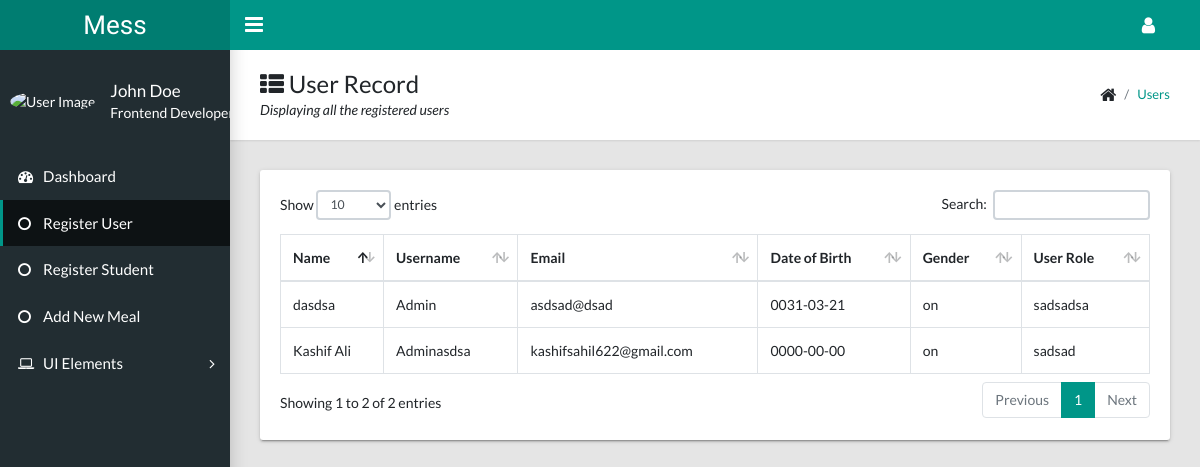
/users.php, run on an earlier commit of the app's database.
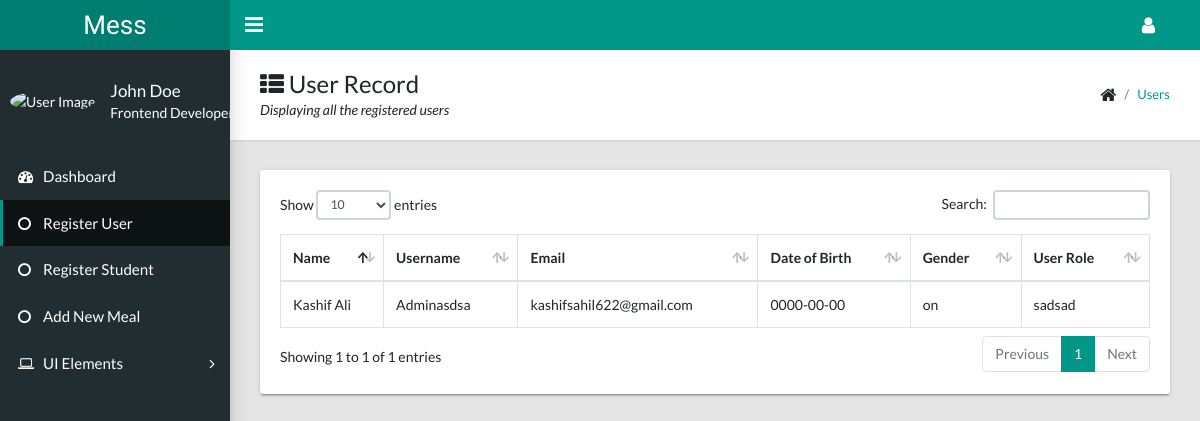
And on a later commit of the database.
### tables this page shows
CREATE TABLE `users` (
  `id` int(11) NOT NULL,
  `full_name` varchar(150) NOT NULL,
  `username` varchar(150) NOT NULL,
  `email` varchar(200) NOT NULL,
  `password` varchar(255) NOT NULL,
  `dob` date NOT NULL,
  `gender` varchar(20) NOT NULL,
  `user_type` varchar(20) NOT NULL,
  `user_role` varchar(50) NOT NULL,
  `created_at` datetime NOT NULL,
  `created_by` varchar(150) NOT NULL
);

### users.php (the view, shortened to what this page needs)
 <?php
  include 'includes/connection.php';
  include 'includes/header.php';
?>
    <aside class="app-sidebar">
      <div class="app-sidebar__user"><img class="app-sidebar__user-avatar" src="https://s3.amazonaws.com/uifaces/faces/twitter/jsa/48.jpg" alt="User Image">
        <div>
          <p class="app-sidebar__user-name">John Doe</p>
          <p class="app-sidebar__user-designation">Frontend Developer</p>
        </div>
      </div>
      <ul class="app-menu">
        <li><a class="app-menu__item" href="index.html"><i class="app-menu__icon fa fa-dashboard"></i><span class="app-menu__label">Dashboard</span></a></li>
        <li><a class="app-menu__item active" href="user-register.php"><i class="app-menu__icon fa fa-circle-o"></i><span class="app-menu__label">Register User</span></a></li>
        <li><a class="app-menu__item" href="student-register.php"><i class="app-menu__icon fa fa-circle-o"></i><span class="app-menu__label">Register Student</span></a></li>
        <li><a class="app-menu__item " href="register-meal.php"><i class="app-menu__icon fa fa-circle-o"></i><span class="app-menu__label">Add New Meal</span></a></li>
        <li class="treeview"><a class="app-menu__item" href="#" data-toggle="treeview"><i class="app-menu__icon fa fa-laptop"></i><span class="app-menu__label">UI Elements</span><i class="treeview-indicator fa fa-angle-right"></i></a>
        </li>
      </ul>
    </aside>
  <main class="app-content">
      <div class="app-title">
        <div>
          <h1><i class="fa fa-th-list"></i> User Record</h1>
          <p>Displaying all the registered users</p>
        </div>
        <ul class="app-breadcrumb breadcrumb side">
          <li class="breadcrumb-item"><i class="fa fa-home fa-lg"></i></li>
          <li class="breadcrumb-item active"><a href="#">users</a></li>
        </ul>
      </div>
      <div class="row">
        <div class="col-md-12">
          <div class="tile">
            <div class="tile-body">
            	<?php
            		$user_list=mysqli_query($conn, "SELECT * FROM users WHERE id != 1");
            	?>
              <table class="table table-hover table-bordered" id="sampleTable">
                <thead>
                  <tr>
                    <th>Name</th>
                    <th>Username</th>
                    <th>Email</th>
                    <th>Date of Birth</th>
                    <th>Gender</th>
                    <th>User Role</th>
                  </tr>
                </thead>
                <tbody>
                 <?php
                	while ($record =mysqli_fetch_assoc($user_list)) {
                ?>
	                  <tr>
	                    <td><?= $record['full_name'] ?></td>
	                    <td><?= $record['username'] ?></td>
	                    <td><?= $record['email'] ?></td>
	                    <td><?= $record['dob'] ?></td>
	                    <td><?= $record['gender'] ?></td>
	                    <td><?= $record['user_role'] ?></td>
	                  </tr>
                 <?php } ?>
                </tbody>
              </table>
            </div>
          </div>
        </div>
      </div>
    </main>
  </body>
</html>

What changed in the data, as far as the page shows it:
removed users: full_name "dasdsa", username "Admin", email "asdsad@dsad", dob "0031-03-21", gender "on", user_role "sadsadsa"
Also different on the page:
text written by a page script: "Show entries Search: Showing 1 to 2 of 2 entries Previous 1 Next" → "Show entries Search: Showing 1 to 1 of 1 entries Previous 1 Next"
